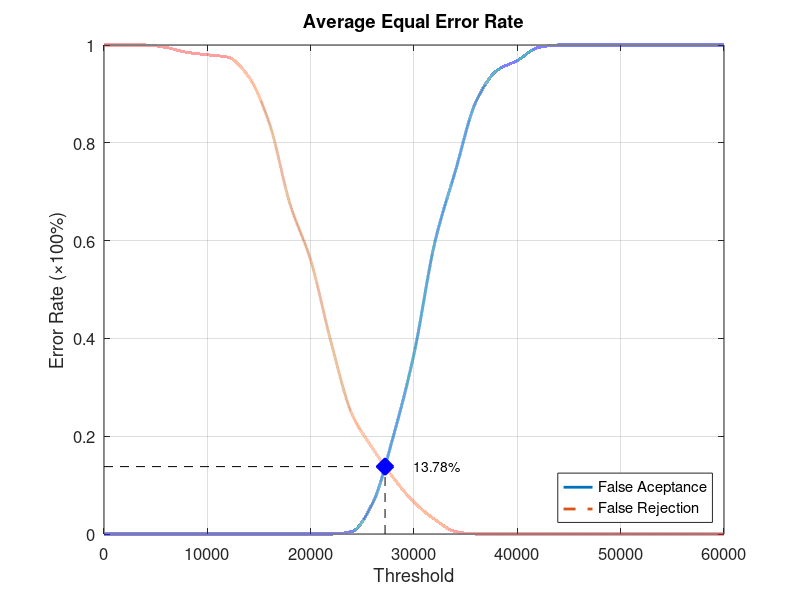
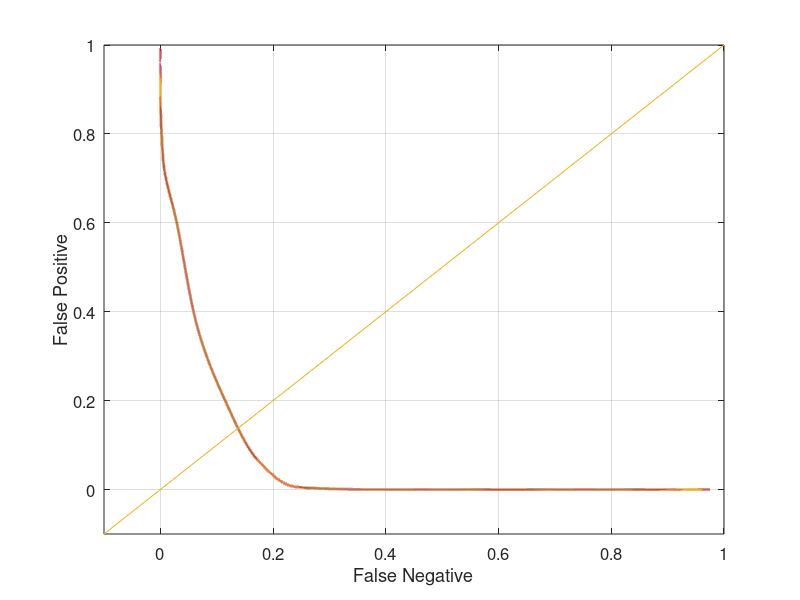

Recreate these plots in MATLAB, in order.
function yEER = Database4_4
close all;
clear;
clc;
x = 0:2000:60000;
xq = 0:0.5:60000;

y0 = [0 0 0 0 0 0 0 0 0 0 0 0 0.00526316 0.0631579 0.2 0.368421 0.594737 0.742105 0.884211 0.947368 0.968421 0.994737 1 1 1 1 1 1 1 1 1];
yy0 = interp1(x, y0, xq, 'pchip');
y1 = [1 1 1 0.995 0.985 0.98 0.975 0.935 0.84 0.675 0.56 0.39 0.245 0.175 0.115 0.065 0.03 0.005 0 0 0 0 0 0 0 0 0 0 0 0 0];
yy1 = interp1(x, y1, xq, 'pchip');

% Calculating EER: 
y2 = abs(y0 - y1);
find(y2 == min(y2))
yy2 = abs(yy0 - yy1);
xEER = find(yy2 == min(yy2));
xEERIndex = xq(xEER) % X-axis EER
yEER = yy0(xEER) % Y-axis EER

main = figure
plot(xq, yy0,'-','LineWidth', 2);	hold on
plot(xq, yy1,'--','LineWidth', 2);	hold on
plot([xEERIndex xEERIndex], [0 yEER], 'k--');	hold on
plot([0 xEERIndex], [yEER yEER], 'k--');	hold on
plot(xEERIndex, yEER, 'bx', 'LineWidth', 10);	hold on
text(xEERIndex + 10 * xEERIndex / 100, yEER, [num2str(round((10000 * yEER)) / 100) '%'])
legend('False Aceptance', 'False Rejection', 'Location', 'SouthEast')
xlabel('Threshold')
ylabel('Error Rate (\times100%)')
title('Average Equal Error Rate')
set(gca, 'FontSize', 12)
axis([0 60000 0 1])
grid on

print(main, 'Database4_4Main', '-dpng');
FNRxFPR = figure('Color', [1 1 1]);
plot(yy1, yy0, '-', yy1, yy0, 'LineWidth', 2);
hold on
y = -0.1:0.1:1
plot(y, y); 
set(gca, 'FontSize', 12)
xlabel('False Negative')
ylabel('False Positive')
axis([-0.1 1 -0.1 1])
set(gca, 'FontSize', 12)
grid on

print(FNRxFPR, 'Database4_4FNRxFPR','-dpng');
end
